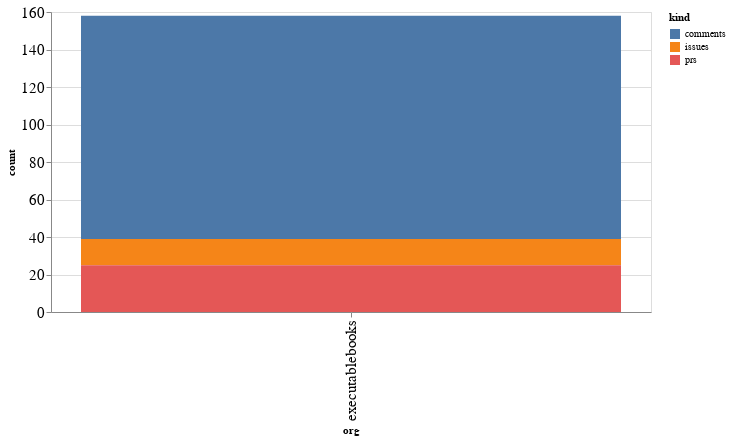

This figure's notebook cell:
### Code cell
alt.Chart(org_summaries, width=600).mark_bar().encode(
    x='org',
    y='count',
    color='kind',
    tooltip="org"
)

### Figure 1 — Vega-Lite specification as saved in the notebook (floating-point values rounded to 4 significant figures)
{"config": {"axisLeft": {"labelFontSize": 15}, "axisBottom": {"labelFontSize": 15}}, "data": {"name": "data-182b90e3f235e34af8de1d1261edbb60"}, "mark": "bar", "encoding": {"color": {"type": "nominal", "field": "kind"}, "tooltip": {"type": "nominal", "field": "org"}, "x": {"type": "nominal", "field": "org"}, "y": {"type": "quantitative", "field": "count"}}, "width": 600, "$schema": "https://vega.github.io/schema/vega-lite/v4.8.1.json", "datasets": {"data-182b90e3f235e34af8de1d1261edbb60": [{"org": "executablebooks", "kind": "comments", "count": 119}, {"org": "executablebooks", "kind": "issues", "count": 14}, {"org": "executablebooks", "kind": "prs", "count": 25}]}}
